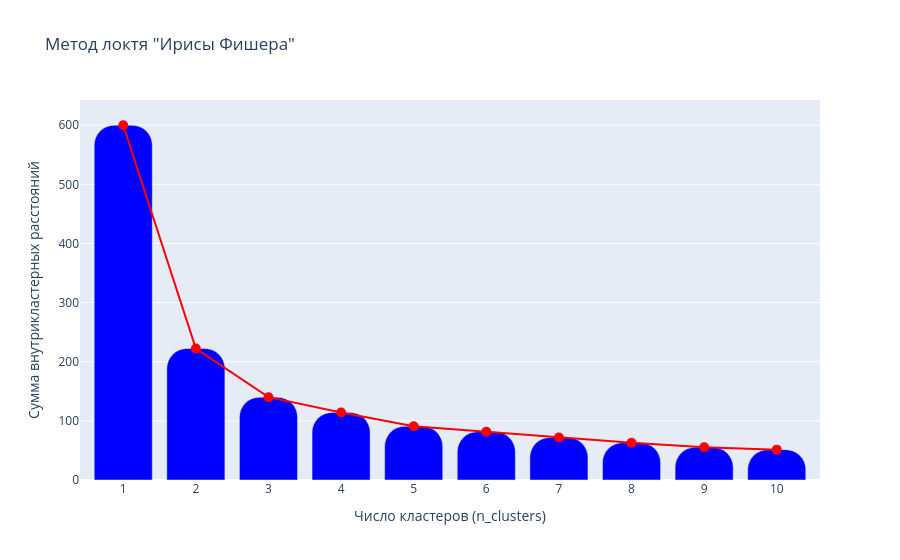

The code cell stored with this chart in its notebook:
### Markdown cell above
Визуализация метода локтя

### Code cell
fig_kmeans_сlust_elbow_method = go.Figure()
fig_kmeans_сlust_elbow_method.add_trace(
    go.Scatter(x=n_clusters_list, y=inertia, mode='lines+markers', line=dict(color='red', width=2), marker=dict(color='red', size=10))
)
fig_kmeans_сlust_elbow_method.add_trace(
    go.Bar(x=n_clusters_list, y=inertia, marker_color='blue')
)
fig_kmeans_сlust_elbow_method.update_layout(
    title='Метод локтя "Ирисы Фишера"',
    xaxis_title='Число кластеров (n_clusters)',
    yaxis_title='Сумма внутрикластерных расстояний',
    xaxis=dict(tickmode='linear', dtick=1),
    barcornerradius=20,
    showlegend=False
)
fig_kmeans_сlust_elbow_method.show()

### Figure 1 — Plotly figure (JSON) as saved in the notebook; plotly's stock layout.template omitted (floating-point values rounded to 4 significant figures)
{"data": [{"line": {"color": "red", "width": 2}, "marker": {"color": "red", "size": 10}, "mode": "lines+markers", "type": "scatter", "x": [1, 2, 3, 4, 5, 6, 7, 8, 9, 10], "y": [600.0, 222.4, 140.1, 114.3, 90.83, 81.53, 71.99, 63.0, 55.33, 51.35]}, {"marker": {"color": "blue"}, "type": "bar", "x": [1, 2, 3, 4, 5, 6, 7, 8, 9, 10], "y": [600.0, 222.4, 140.1, 114.3, 90.83, 81.53, 71.99, 63.0, 55.33, 51.35]}], "layout": {"barcornerradius": 20, "showlegend": false, "title": {"text": "Метод локтя \"Ирисы Фишера\""}, "xaxis": {"dtick": 1, "tickmode": "linear", "title": {"text": "Число кластеров (n_clusters)"}}, "yaxis": {"title": {"text": "Сумма внутрикластерных расстояний"}}}}
